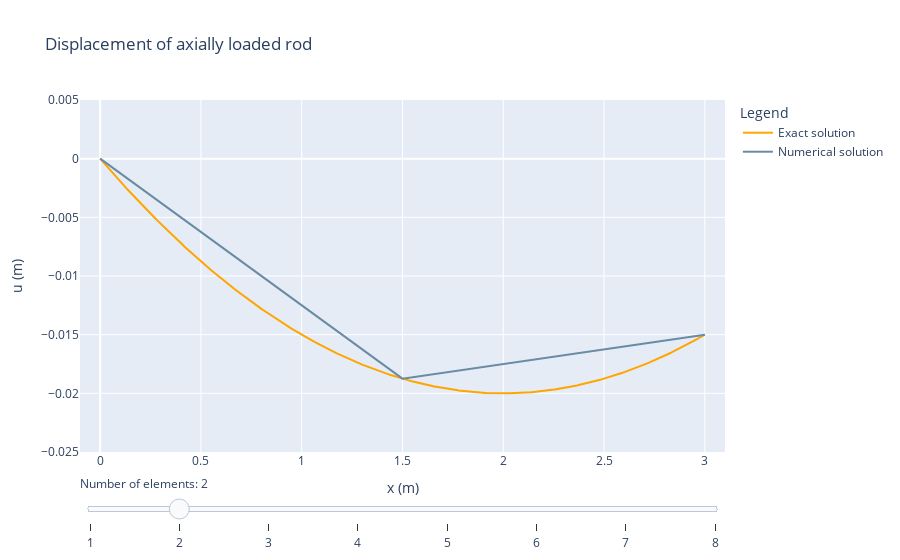

Notebook code cell kept with this figure:
### Code cell
import numpy as np




def elastic_rod(total_length, EA, num_nodes, force):

    # Define element length
    element_length = total_length / (num_nodes - 1)

    # Assemble local stiffness matrix
    k_local = (EA / element_length) * np.array([[1, -1], [-1, 1]])

    # Assemble global stiffness matrix (for simplicity, assume one element)
    K_global = np.zeros((num_nodes, num_nodes))

    for i in range(num_nodes - 1):
        K_global[i:i+2, i:i+2] += k_local

    # Define boundary conditions (left side set to zero displacement)
    bc_nodes = [0]

    # Apply boundary conditions
    for i in bc_nodes:
        K_global[i, :] = 0
        K_global[:, i] = 0
        K_global[i, i] = 1

    # Define external forces (for example, f[3] = 10)
    external_forces = np.zeros(num_nodes)
    external_forces[-1] = force

    # Solve the system of equations Ku = f
    u = np.linalg.solve(K_global, external_forces)
    return u

ds = elastic_rod(total_length = 3.0, EA = 1.0, num_nodes = 20, force = 20)
import numpy as np
import matplotlib.pyplot as plt

# Returns the evaluated N vector
# - The local coordinate of evaluation "x_local"
# - The element size "dx"
def evaluate_N(x_local, dx):
    return [1-x_local/dx, x_local/dx]
    

# Returning the stiffness matrix of a single element
# - The node to the left of the element "n_left"
# - The node to the right of the element "n_right"
# - The total number of nodes/DOFs in the system "n_DOF"
# - The stiffness of the bar "EA"
# - The length of an element "dx"
def get_element_matrix(n_left, n_right, n_DOF, EA, dx):
    # Creating a matrix with the required size
    B = np.zeros((1,n_DOF))    # Defining in 2 dimensions is nessecary for transpose
    B[0,n_left] = -1/dx
    B[0,n_right] = 1/dx    
    
    # Defining integration locations and weights
    integration_locations = [(dx - dx/(3**0.5))/2, (dx + dx/(3**0.5))/2]
    integration_weights = [dx/2, dx/2]
    
    # Setting up the local elementstiffness matrix
    K_loc = np.zeros((n_DOF, n_DOF))
    
    for i in range(2):
        K_loc += np.dot(np.transpose(B), EA*B)*integration_weights[i]

    return K_loc
# Returns the global K matrix of a bar (EA and dx not included)
# - The length of the bar "bar_length"
# - The number of elements "n_el"
# - The stiffness of the bar "EA"
def assemble_global_K_bar(bar_length, n_el, EA):
    n_DOF = n_el+1
    dx = bar_length/n_el
    # Creating a zero-filled matrix which will be filled with the local contributions
    K_global = np.zeros((n_DOF, n_DOF))
    
    for i in range(n_el):
        # Get the contribution of the element which lies between node i and node i+1
        K_global += get_element_matrix(i, i+1, n_DOF, EA, dx)
    
    return K_global

# Returns the global f vector with continous forces on a bar
# - The length of the bar "bar_length"
# - The number of elements "n_el"
# - The force on the bar "EA"
def assemble_global_f_bar(bar_length, n_el, q):
    n_DOF = n_el+1
    dx = bar_length/n_el
    # Creating a zero-filled vector which will be filled with the local contributions
    f_global = np.zeros((n_DOF))
    
    for i in range(n_el):
        # Get the contribution of the element which lies between node i and node i+1
        f_global[i] += (q*dx)/2
        f_global[i+1] += (q*dx)/2
    
    return f_global
def simulate(n_element):
    length = 3          # Length in meters (m)
    EA = 1e3            # Stiffness EA (kN)
    n_node = n_element + 1         # Number of nodes
    F_right = 10        # Load applied at the right boundary
    u_left = 0          # Displacement at the left boundary
    q_load = -10        #distibuted load (kN/m)



    dx = length/n_element
    x = np.linspace(0,length,n_node)

    K = assemble_global_K_bar(length, n_element, EA)
    K_inv = np.linalg.inv(K[1:n_node, 1:n_node])

    # Assemble f with the continuous forces
    f = assemble_global_f_bar(length, n_element, q_load)

    # Add boundary conditions to f
    f[n_node-1] += F_right

    # Initialize vector u with displacements
    u = np.zeros(n_node)

    # Solve the system
    u[1:n_node] = np.dot(K_inv, f[1:n_node])

    x_analytical = np.linspace(0, length, 1000)
    u_analytical = -(q_load * ((x_analytical - length)**2 - length**2)) / (2 * EA) + (F_right / EA) * x_analytical


    return x, u, x_analytical, u_analytical



import plotly.graph_objects as go
import numpy as np

# Colors
grey = '#eeeeee' # light grey fill

## Prepare all the graphs that are to be plotted
# Define the range of densities to plot
range_elements = np.arange(1, 9, 1)

## Create plot
fig = go.Figure()

base_traces = 0 # Number of traces that are always visible

# Add traces, one for each slider step
for a in range_elements: 
    x, u, x_analytical, u_analytical  = simulate(a)
    fig.add_trace(  
        go.Scatter(
            visible=False,
            x=x_analytical,
            y=u_analytical,
            line=dict(color='#FFA500'),
            mode='lines',
            name='Exact solution'))
    fig.add_trace(        
        go.Scatter(
            visible=False,
            x=x,
            y=u,
            line=dict(color='#6a8ba4'),
            mode='lines',
            name='Numerical solution'))

traces_per_step = 2 # Number of traces per value of a

# Show the traces for one value of a when loading the plot (initial setup)
active_a_index = 1
for i in range(traces_per_step):
    curr_idx = int(base_traces + active_a_index*traces_per_step + i)
    fig.data[curr_idx].visible = True

# Create and add slider
steps = []
for i in range(0, range_elements.shape[0]):
    visarray = [False] * len(fig.data)
    visarray[0:base_traces] = [True] * base_traces
    curr_idx = int(base_traces + i * traces_per_step)
    next_idx = int(base_traces + (i+1) * traces_per_step)
    visarray[curr_idx:next_idx] = [True] * traces_per_step
    step = dict(
        method="update",
        args=[{"visible": visarray}],
        label=str(round(range_elements[i], 1))
    )
    steps.append(step)

sliders = [dict(
    active=active_a_index,
    currentvalue={"prefix": r"Number of elements: "},
    steps=steps
)]

fig.update_layout(
    sliders=sliders,
    legend_title="Legend",
)

fig.update_xaxes(title_text='x (m)', range=[-0.1, 3.1])

# Update yaxis properties
fig.update_yaxes(title_text='u (m)', range=[-0.025, 0.005])

fig.update_layout(
    title="Displacement of axially loaded rod",
    sliders=sliders,
    legend_title="Legend"
)

fig

### Figure 1 — Plotly figure (JSON) as saved in the notebook; plotly's stock layout.template omitted (floating-point values rounded to 4 significant figures; data arrays with more than 128 entries replaced by an {"elided": "..."} marker saying what was removed)
{"data": [{"line": {"color": "#FFA500"}, "mode": "lines", "name": "Exact solution", "type": "scatter", "visible": false, "x": {"elided": "1000 float values"}, "y": {"elided": "1000 float values"}}, {"line": {"color": "#6a8ba4"}, "mode": "lines", "name": "Numerical solution", "type": "scatter", "visible": false, "x": [0, 3], "y": [0, -0.015]}, {"line": {"color": "#FFA500"}, "mode": "lines", "name": "Exact solution", "type": "scatter", "visible": true, "x": {"elided": "1000 float values"}, "y": {"elided": "1000 float values"}}, {"line": {"color": "#6a8ba4"}, "mode": "lines", "name": "Numerical solution", "type": "scatter", "visible": true, "x": [0, 1.5, 3], "y": [0, -0.01875, -0.015]}, {"line": {"color": "#FFA500"}, "mode": "lines", "name": "Exact solution", "type": "scatter", "visible": false, "x": {"elided": "1000 float values"}, "y": {"elided": "1000 float values"}}, {"line": {"color": "#6a8ba4"}, "mode": "lines", "name": "Numerical solution", "type": "scatter", "visible": false, "x": [0, 1, 2, 3], "y": [0, -0.015, -0.02, -0.015]}, {"line": {"color": "#FFA500"}, "mode": "lines", "name": "Exact solution", "type": "scatter", "visible": false, "x": {"elided": "1000 float values"}, "y": {"elided": "1000 float values"}}, {"line": {"color": "#6a8ba4"}, "mode": "lines", "name": "Numerical solution", "type": "scatter", "visible": false, "x": [0, 0.75, 1.5, 2.25, 3], "y": [0, -0.01219, -0.01875, -0.01969, -0.015]}, {"line": {"color": "#FFA500"}, "mode": "lines", "name": "Exact solution", "type": "scatter", "visible": false, "x": {"elided": "1000 float values"}, "y": {"elided": "1000 float values"}}, {"line": {"color": "#6a8ba4"}, "mode": "lines", "name": "Numerical solution", "type": "scatter", "visible": false, "x": [0, 0.6, 1.2, 1.8, 2.4, 3], "y": [0, -0.0102, -0.0168, -0.0198, -0.0192, -0.015]}, {"line": {"color": "#FFA500"}, "mode": "lines", "name": "Exact solution", "type": "scatter", "visible": false, "x": {"elided": "1000 float values"}, "y": {"elided": "1000 float values"}}, {"line": {"color": "#6a8ba4"}, "mode": "lines", "name": "Numerical solution", "type": "scatter", "visible": false, "x": [0, 0.5, 1, 1.5, 2, 2.5, 3], "y": [0, -0.00875, -0.015, -0.01875, -0.02, -0.01875, -0.015]}, {"line": {"color": "#FFA500"}, "mode": "lines", "name": "Exact solution", "type": "scatter", "visible": false, "x": {"elided": "1000 float values"}, "y": {"elided": "1000 float values"}}, {"line": {"color": "#6a8ba4"}, "mode": "lines", "name": "Numerical solution", "type": "scatter", "visible": false, "x": [0, 0.4286, 0.8571, 1.286, 1.714, 2.143, 2.571, 3], "y": [0, -0.007653, -0.01347, -0.01745, -0.01959, -0.0199, -0.01837, -0.015]}, {"line": {"color": "#FFA500"}, "mode": "lines", "name": "Exact solution", "type": "scatter", "visible": false, "x": {"elided": "1000 float values"}, "y": {"elided": "1000 float values"}}, {"line": {"color": "#6a8ba4"}, "mode": "lines", "name": "Numerical solution", "type": "scatter", "visible": false, "x": [0, 0.375, 0.75, 1.125, 1.5, 1.875, 2.25, 2.625, 3], "y": [0, -0.006797, -0.01219, -0.01617, -0.01875, -0.01992, -0.01969, -0.01805, -0.015]}], "layout": {"legend": {"title": {"text": "Legend"}}, "sliders": [{"active": 1, "currentvalue": {"prefix": "Number of elements: "}, "steps": [{"args": [{"visible": [true, true, false, false, false, false, false, false, false, false, false, false, false, false, false, false]}], "label": "1", "method": "update"}, {"args": [{"visible": [false, false, true, true, false, false, false, false, false, false, false, false, false, false, false, false]}], "label": "2", "method": "update"}, {"args": [{"visible": [false, false, false, false, true, true, false, false, false, false, false, false, false, false, false, false]}], "label": "3", "method": "update"}, {"args": [{"visible": [false, false, false, false, false, false, true, true, false, false, false, false, false, false, false, false]}], "label": "4", "method": "update"}, {"args": [{"visible": [false, false, false, false, false, false, false, false, true, true, false, false, false, false, false, false]}], "label": "5", "method": "update"}, {"args": [{"visible": [false, false, false, false, false, false, false, false, false, false, true, true, false, false, false, false]}], "label": "6", "method": "update"}, {"args": [{"visible": [false, false, false, false, false, false, false, false, false, false, false, false, true, true, false, false]}], "label": "7", "method": "update"}, {"args": [{"visible": [false, false, false, false, false, false, false, false, false, false, false, false, false, false, true, true]}], "label": "8", "method": "update"}]}], "title": {"text": "Displacement of axially loaded rod"}, "xaxis": {"range": [-0.1, 3.1], "title": {"text": "x (m)"}}, "yaxis": {"range": [-0.025, 0.005], "title": {"text": "u (m)"}}}}
